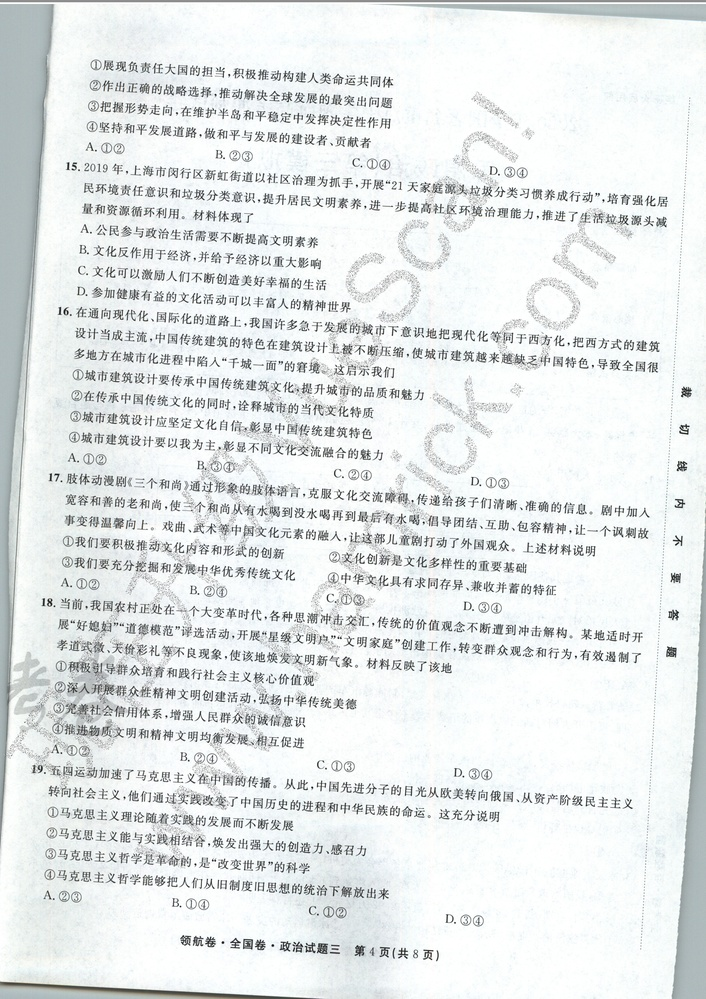
#> input picture testPic/2019-12-20-0101.jpg, 706 x 999 px, shrunk from 2472 x 3496 before the run, found by its file name
$ python 18_20191221235151.py
#> lines starting #> are read from the running program, lines starting #| are printed output that depends on the picture
#从图片上扣一块下来。并且分析哪个图是哪张纸。
#   _*_ coding:utf-8 _*_
__author__ = 'admin'
from PIL import Image, ImageDraw, ImageFont
import cv2

file_path = 'testPic/2019-12-20-0101.jpg'
img = cv2.imread(file_path)
#> img is the input picture: shape (999, 706, 3); mean B, G, R 232.2, 232, 228.1
sp = img.shape
#> sp = (999, 706, 3)

sz1 = sp[0]#height(rows) of image
#> sz1 = 999
sz2 = sp[1]#width(colums) of image
#> sz2 = 706
print(sz1,sz2)
#| 999 706

zuoshangX = 0
zuoshangY = sz1 * 0.9
#> zuoshangY = 899.1
youxiaX = sz2
#> youxiaX = 706
youxiaY = sz1
#> youxiaY = 999

im = Image.open(file_path)
#   设置抠图区域
box = (zuoshangX, zuoshangY, youxiaX, youxiaY)
#> box = (0, 899.1, 706, 999)
#   从图片上抠下此区域
region = im.crop(box)
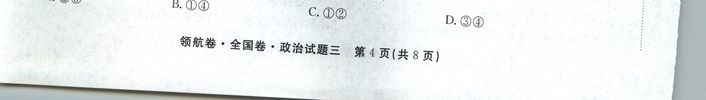
#> region: PIL image 706x100 RGB; mean R, G, B 234.2, 238.2, 237.9
# #   将此区域旋转180度
# region = region.transpose(Image.ROTATE_180)
# #   查看抠出来的区域
# # region.show()
# #   将此区域粘回去
# im.paste(region, box)
# im.show()

$ run again, with testPic/2019-12-20-0012.jpg copied over testPic/2019-12-20-0101.jpg
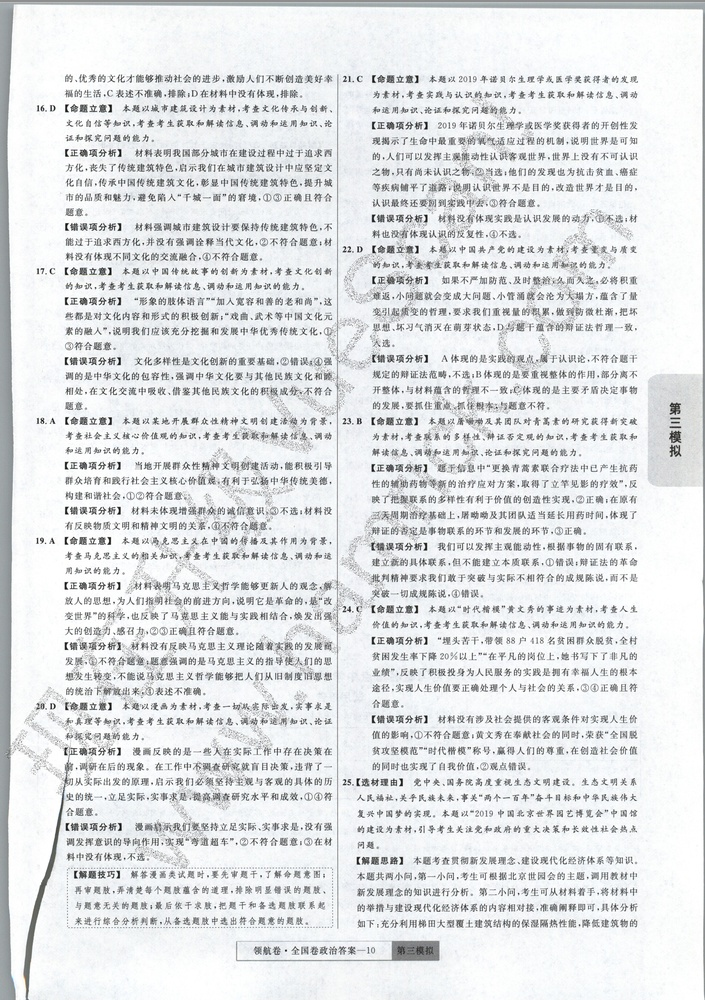
#> input picture testPic/2019-12-20-0012.jpg, 705 x 1000 px, shrunk from 2472 x 3504 before the run, found by its file name
#> img is the input picture: shape (1000, 705, 3); mean B, G, R 228.6, 226.9, 224.7
#| 1000 705
#> `region = im.crop(box)`:
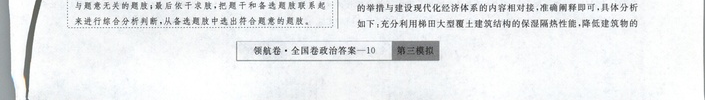
#> region: PIL image 705x100 RGB; mean R, G, B 233.8, 235.9, 237.4

$ run again, with testPic/2019-12-20-0019.jpg copied over testPic/2019-12-20-0101.jpg
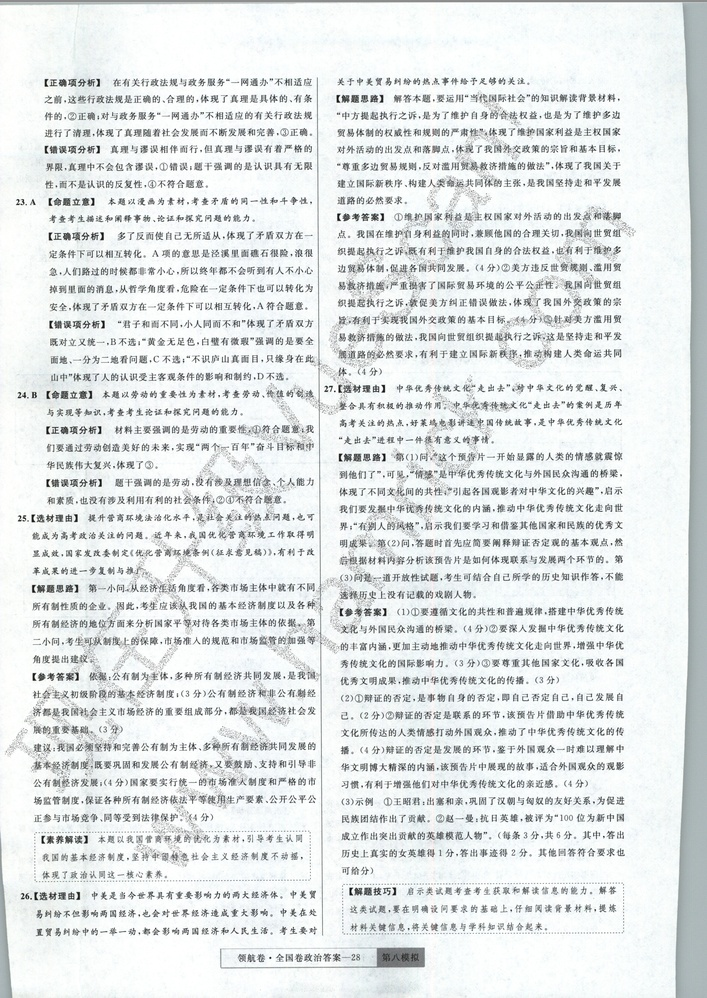
#> input picture testPic/2019-12-20-0019.jpg, 707 x 998 px, shrunk from 2472 x 3488 before the run, found by its file name
#> img is the input picture: shape (998, 707, 3); mean B, G, R 230.2, 229.8, 225.9
#| 998 707
#> `region = im.crop(box)`:
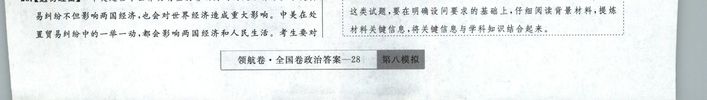
#> region: PIL image 707x100 RGB; mean R, G, B 233.1, 237.1, 237.3

$ run again, with testPic/2019-12-20-0030.jpg copied over testPic/2019-12-20-0101.jpg
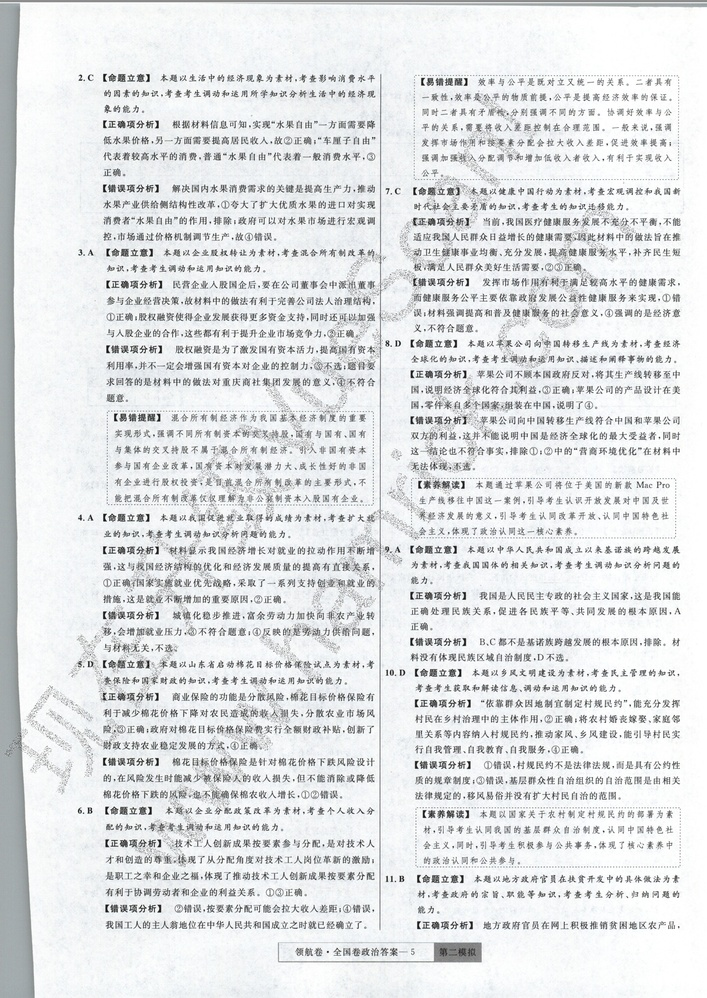
#> input picture testPic/2019-12-20-0030.jpg, 707 x 998 px, shrunk from 2472 x 3488 before the run, found by its file name
#> img is the input picture: shape (998, 707, 3); mean B, G, R 228.5, 227, 224.9
#| 998 707
#> `region = im.crop(box)`:
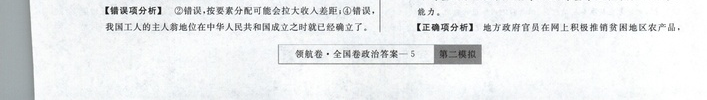
#> region: PIL image 707x100 RGB; mean R, G, B 233.7, 235.9, 237.2
